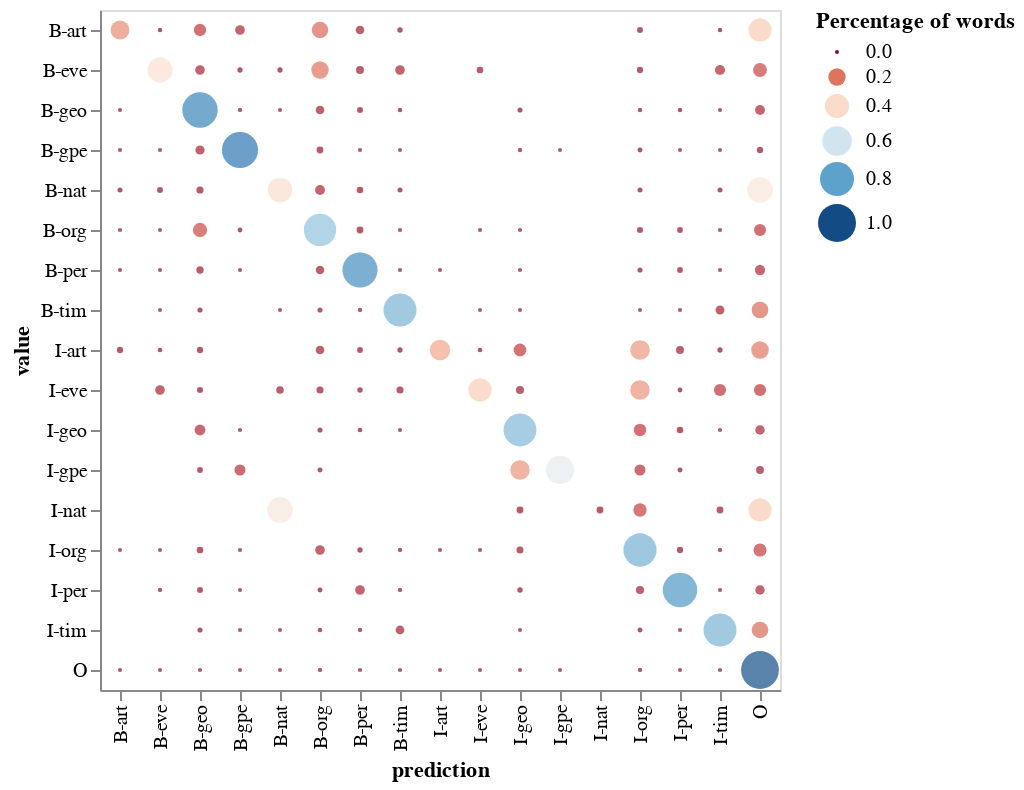

The notebook cell this image was saved under:
### Code cell
# Evaluate train dataset
O_value = train_seq.y_dict['O']  # code of 'O' value, to be ignored
eval_train = evaluate_corpus(train_seq.seq_list, pred_train, train_seq.y_dict, ignore_tag_code=O_value)

### Figure 1 — Vega-Lite specification as saved in the notebook (floating-point values rounded to 4 significant figures; data arrays with more than 128 entries replaced by an {"elided": "..."} marker saying what was removed)
{"config": {"view": {"continuousWidth": 400, "continuousHeight": 300}}, "data": {"name": "data-6ca35d99030d22b348cb687c950b5f1a"}, "mark": "circle", "encoding": {"color": {"field": "pct_cases", "scale": {"domain": [0, 1], "scheme": "redblue"}, "type": "quantitative"}, "size": {"field": "pct_cases", "legend": {"title": "Percentage of words"}, "scale": {"domain": [0, 1]}, "type": "quantitative"}, "tooltip": [{"field": "value", "type": "nominal"}, {"field": "prediction", "type": "nominal"}, {"field": "pct_cases", "format": ".2%", "type": "quantitative"}, {"field": "num_cases", "type": "quantitative"}], "x": {"field": "prediction", "type": "ordinal"}, "y": {"field": "value", "type": "ordinal"}}, "$schema": "https://vega.github.io/schema/vega-lite/v4.17.0.json", "datasets": {"data-6ca35d99030d22b348cb687c950b5f1a": {"elided": "195 records"}}}
